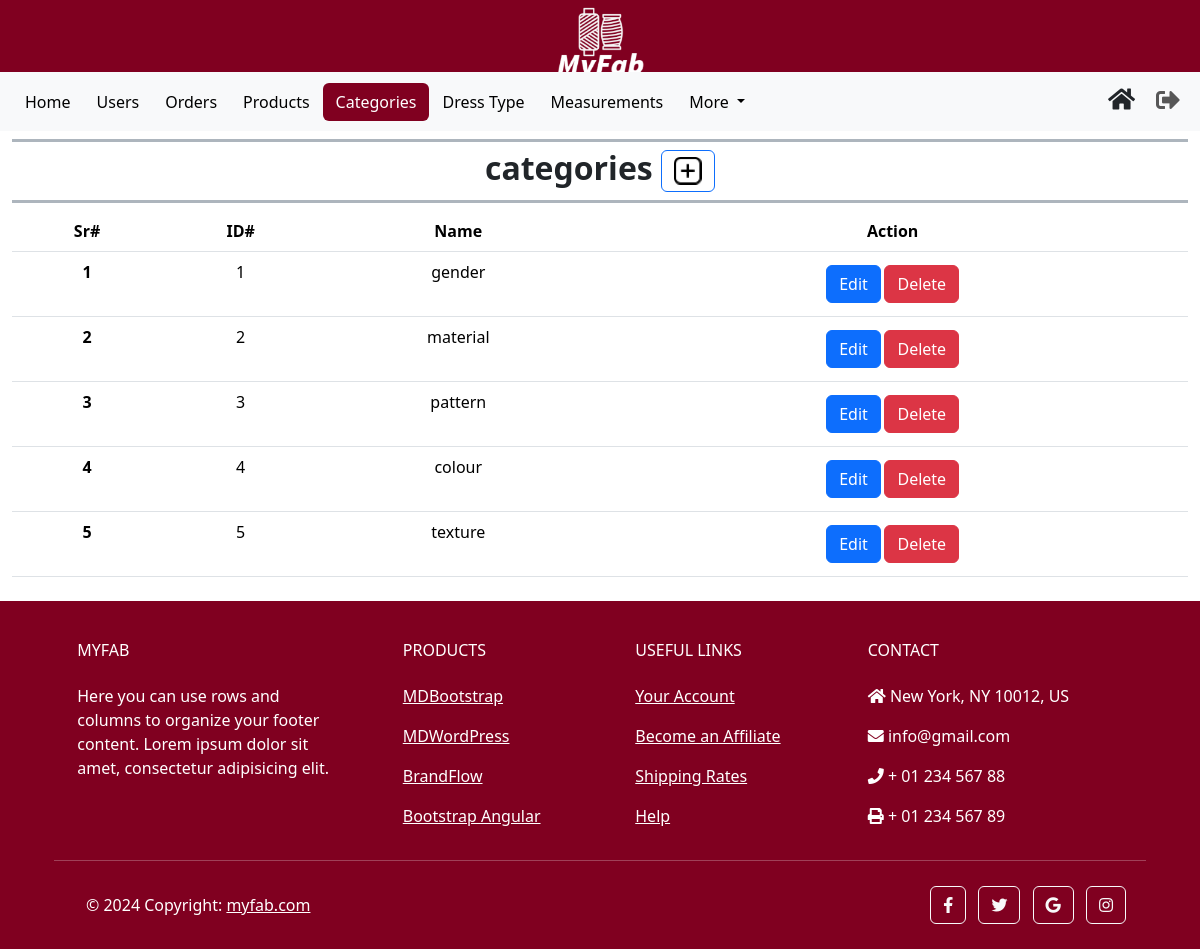
/custom_admin/categories/ (signed in), run on an earlier commit of the app's database.
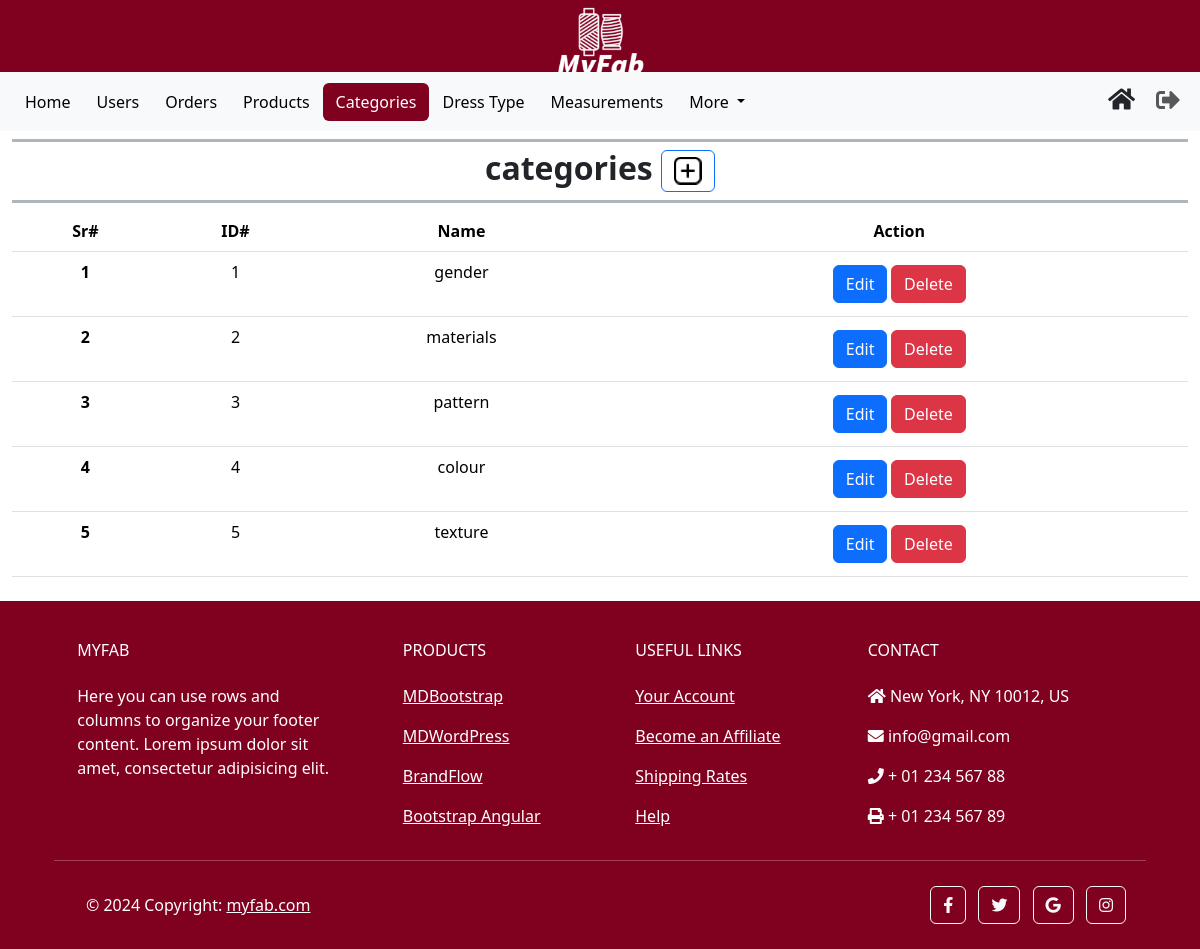
And on a later commit of the database.
### main/models.py (models this page shows, shortened)
class Category(models.Model):
    name = models.CharField(max_length=100, unique=True)

### custom_admin/views.py (the view)
# urls.py: path('categories/', AdminCategories.as_view(), name='admin_categories'),
class AdminCategories(View):
    def get(self, request):
        categories = Category.objects.all()
        context = {'categories': categories}
        return render(request, 'admin_categories.html', context)

### templates/admin_categories.html (shortened to what this page needs)
{% extends 'admin_base.html' %}
{% load static %}
{% block content %}
<nav class="navbar navbar-expand-lg bg-body-tertiary">
    <div class="container-fluid">
        <div class="collapse navbar-collapse" id="navbarSupportedContent">
            <ul class="navbar-nav d-flex align-items-center me-auto mb-2 mb-lg-0">
                <li class="nav-item">
                    <a class="btn text-black" href="{% url "custom_admin:admin_home" %}">
                        Home
                    </a>
                </li>
                <li class="nav-item">
                    <a class="btn text-black" href="{% url "custom_admin:admin_users" %}">
                        Users
                    </a>
                </li>
                <li class="nav-item">
                    <a class="btn text-black" href="{% url "custom_admin:admin_orders" %}">
                        Orders
                    </a>
                </li>
                <li class="nav-item">
                    <a class="btn text-black" href="{% url "custom_admin:admin_products" %}">
                        Products
                    </a>
                </li>
                <li class="nav-item">
                    <a class="btn text-white" href="{% url "custom_admin:admin_categories" %}"
                        style="background-color: #800020;">
                        Categories
                    </a>
                </li>
                <li class="nav-item">
                    <a class="btn text-black" href="{% url "custom_admin:admin_usages" %}">
                        Dress Type
                    </a>
                </li>
                <li class="nav-item">
                    <a class="btn text-black" href="{% url "custom_admin:admin_measurements" %}">
                        Measurements
                    </a>
                </li>
                <li class="nav-item dropdown">
                    <a class="btn text-black dropdown-toggle" href="#" role="button" data-bs-toggle="dropdown"
                        aria-expanded="false">
                        More
                    </a>
                </li>
            </ul>
            <ul class="navbar-nav d-flex flex-row justify-content-center  ms-auto mb-2 mb-lg-0">
                <li class="nav-item ms-3 ms-lg-0">
                    <a class="btn" href="{% url "main:home" %}"
                        data-toggle="tooltip" title="User Home">
                        <i style="font-size:24px" class="fa">&#xf015;</i>
                    </a>
                </li>
                <li class="nav-item ms-3 ms-lg-0">
                    <form action="{% url 'accounts:logout' %}" method="post">
                        <button type="submit" class="nav-link" style="border: none; background: none;"
                            data-toggle="tooltip" title="Logout">
                            <i style='font-size:24px' class='fas'>&#xf2f5;</i>
                        </button>
                    </form>
                </li>
            </ul>
        </div>
    </div>
</nav>
    <section class="mb-2">
        <div class="container-fluid">
            <div class="container-fluid text-center px-0">
                <h5 class="border-bottom border-top border-3 border-dark-subtle fw-bold fs-2 fs-lg-5 mt-2">
                    categories
                    <span>
                        <button class="btn btn-outline-primary my-2" onclick="window.location.href='{% url 'custom_admin:admin_category_add' %}'">
                            <img class="logo" src="{% static 'images/add_icon.png' %}" alt="add">
                        </button>
                    </span>
                </h5>
            </div>
            <div class="row h-100">
                <div class="col-12">
                    <div class="table-responsive text-center">
                        <table class="table  table-hover">
                            <thead>
                            <tr>
                                <th scope="col">Sr#</th>
                                <th scope="col">ID#</th>
                                <th scope="col">Name</th>
                                <th scope="col">Action</th>
                            </tr>
                            </thead>
                            <tbody>
                                {% for category in categories %}
                                <tr>
                                    <th scope="row">{{forloop.counter}}</th>
                                    <td>{{ category.id }}</td>
                                    <td>{{ category.name }}</td>
                                    <td>
                                        <button class="btn btn-sm">
                                            <a href="{% url "custom_admin:admin_category_edit" category.id %}" class="btn btn-primary">Edit</a>
                                            <a href="{% url "custom_admin:admin_category_delete" category.id %}" class="btn btn-danger">Delete</a>
                                        </button>
                                    </td>
                                </tr>
                                {% endfor %}
                            </tbody>
                        </table>
                    </div>
                </div>
            </div>
        </div>
    </section>
{% endblock content %}

### templates/admin_base.html (shortened to what this page needs)
{% load static %}
{% load custom_filters %}
<!DOCTYPE html>
<html lang="en">
<head>
    <link rel="stylesheet" href="https://cdnjs.cloudflare.com/ajax/libs/font-awesome/5.15.4/css/all.min.css">
    <link rel="stylesheet" href="https://cdn.jsdelivr.net/npm/sweetalert2@11/dist/sweetalert2.min.css">
    <link rel="stylesheet" href="{% static "./css/bootstrap.css" %}">
    <link rel="stylesheet" href="{% static "./css/style.css" %}">
</head>
<body>
    <header class="header" style="height: 6vw; background-color: #800020;">
        <div class="container" style="max-height: 100%;">
            <img class="logo" style="max-width: 8%; display: block; margin: auto;" src="{% static 'images/MyFAB_transparent.png' %}" alt="Header_Logo">
        </div>
    </header>
        {% block content %}{% endblock %}
    <footer
            class="text-center text-lg-start text-white"
            style="background-color: #800020"
            >
      <div class="container p-4 pb-0">
        <section class="">
          <div class="row">
            <div class="col-md-3 col-lg-3 col-xl-3 mx-auto mt-3">
              <h6 class="text-uppercase mb-4 font-weight-bold">
                MyFAB
              </h6>
              <p>
                Here you can use rows and columns to organize your footer
                content. Lorem ipsum dolor sit amet, consectetur adipisicing
                elit.
              </p>
            </div>
            <div class="col-md-2 col-lg-2 col-xl-2 mx-auto mt-3">
              <h6 class="text-uppercase mb-4 font-weight-bold">Products</h6>
              <p>
                <a class="text-white">MDBootstrap</a>
              </p>
              <p>
                <a class="text-white">MDWordPress</a>
              </p>
              <p>
                <a class="text-white">BrandFlow</a>
              </p>
              <p>
                <a class="text-white">Bootstrap Angular</a>
              </p>
            </div>
            <div class="col-md-3 col-lg-2 col-xl-2 mx-auto mt-3">
              <h6 class="text-uppercase mb-4 font-weight-bold">
                Useful links
              </h6>
              <p>
                <a class="text-white">Your Account</a>
              </p>
              <p>
                <a class="text-white">Become an Affiliate</a>
              </p>
              <p>
                <a class="text-white">Shipping Rates</a>
              </p>
              <p>
                <a class="text-white">Help</a>
              </p>
            </div>
            <div class="col-md-4 col-lg-3 col-xl-3 mx-auto mt-3">
              <h6 class="text-uppercase mb-4 font-weight-bold">Contact</h6>
              <p><i class="fas fa-home mr-3"></i> New York, NY 10012, US</p>
              <p><i class="fas fa-envelope mr-3"></i> info@gmail.com</p>
              <p><i class="fas fa-phone mr-3"></i> + 01 234 567 88</p>
              <p><i class="fas fa-print mr-3"></i> + 01 234 567 89</p>
            </div>
          </div>
        </section>
        <hr class="my-3">
        <section class="p-3 pt-0">
          <div class="row d-flex align-items-center">
            <div class="col-md-7 col-lg-8 text-center text-md-start">
              <div class="p-3">
                © 2024 Copyright:
                <a class="text-white" href="https://mdbootstrap.com/"
                   >myfab.com</a
                  >
              </div>
            </div>
            <div class="col-md-5 col-lg-4 ml-lg-0 text-center text-md-end">
              <a
                 class="btn btn-outline-light btn-floating m-1"
                 class="text-white"
                 role="button"
                 ><i class="fab fa-facebook-f"></i
                ></a>
              <a
                 class="btn btn-outline-light btn-floating m-1"
                 class="text-white"
                 role="button"
                 ><i class="fab fa-twitter"></i
                ></a>
              <a
                 class="btn btn-outline-light btn-floating m-1"
                 class="text-white"
                 role="button"
                 ><i class="fab fa-google"></i
                ></a>
              <a
                 class="btn btn-outline-light btn-floating m-1"
                 class="text-white"
                 role="button"
                 ><i class="fab fa-instagram"></i
                ></a>
            </div>
          </div>
        </section>
      </div>
    </footer>
</body>
</html>

What changed in the data, as far as the page shows it:
changed Category id 2: name "material" → "materials"
